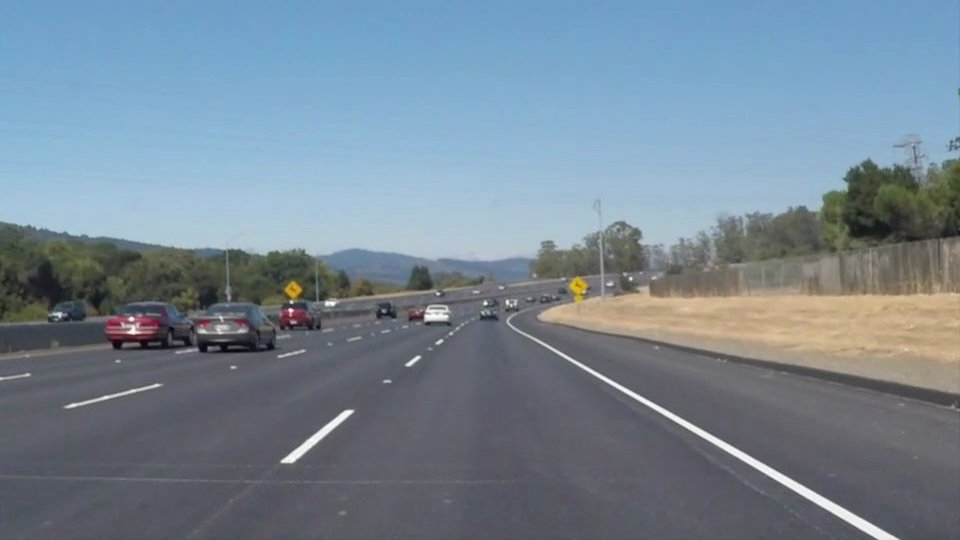
#> input picture line_follower_pkg/images/solidWhiteCurve.jpg, 960 x 540 px, given in place of the camera
$ python test1.py
#> lines starting #> are read from the running program, lines starting #| are printed output that depends on the picture; after the words box and inside, x2 and y2 are one past the last pixel; in counts of white or black regions, pixels touching at a corner belong together
#!/usr/bin/env python


import sys
import math
import cv2
import numpy as np

cap = cv2.VideoCapture(4)

while (True):
    ret, src = cap.read()
#> src is the input picture: shape (540, 960, 3); mean B, G, R 148.1, 134.5, 118.5
    height, width, channels = src.shape
#> height = 540; width = 960; channels = 3
    src = src[int(height/1.15) : height, 30 : width - 30]
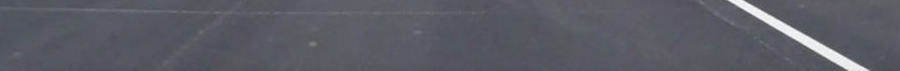
#> src: shape (71, 900, 3); mean B, G, R 101.4, 92.3, 91.6
    gray = cv2.cvtColor(src, cv2.COLOR_BGR2GRAY)
    gaussian = cv2.GaussianBlur(gray, (13, 13), 2)
    dst = cv2.Canny(gray, 50, 200, None, 3)
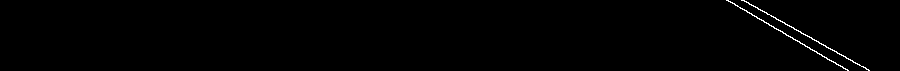
#> dst: shape (71, 900); 0.61% white in thin lines or dots, all inside (x1, y1, x2, y2) = (726, 0, 870, 71)


    cdst = cv2.cvtColor(dst, cv2.COLOR_GRAY2BGR)
    cdstP = np.copy(cdst)

    lines = cv2.HoughLines(dst, 1, np.pi / 180, 150, None, 0, 0)
#> lines = None

    if lines is not None:
        for i in range(0, len(lines)):
            rho = lines[i][0][0]
            theta = lines[i][0][1]
            a = math.cos(theta)
            b = math.sin(theta)
            x0 = a * rho
            y0 = b * rho
            pt1 = (int(x0 + 1000 * (-b)), int(y0 + 1000 * (a)))
            pt2 = (int(x0 - 1000 * (-b)), int(y0 - 1000 * (a)))
            cv2.line(cdst, pt1, pt2, (0, 0, 255), 3, cv2.LINE_AA)

    linesP = cv2.HoughLinesP(dst, 1, np.pi / 180, 50, None, 50, 10)
#> linesP = [[743, 0, 869, 70], [727, 0, 848, 70]]

    if linesP is not None:
        for i in range(0, len(linesP)):
            l = linesP[i][0]
            cv2.line(cdstP, (l[0], l[1]), (l[2], l[3]), (0, 0, 255), 3, cv2.LINE_AA)
#> this loop made 2 passes
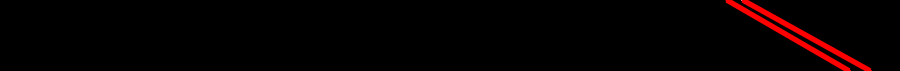
#> cdstP: shape (71, 900, 3); mean B, G, R 0, 0, 6

    cv2.imshow("Source", src)
    cv2.imshow("Detected Lines (in red) - Standard Hough Line Transform", cdst)
    cv2.imshow("Detected Lines (in red) - Probabilistic Line Transform", cdstP)
    if cv2.waitKey(1) & 0xFF == ord('q'):
#> (key q is pressed here)
        break

cap.release()
cv2.destroyAllWindows()

$ run again, on line_follower_pkg/images/solidWhiteRight.jpg
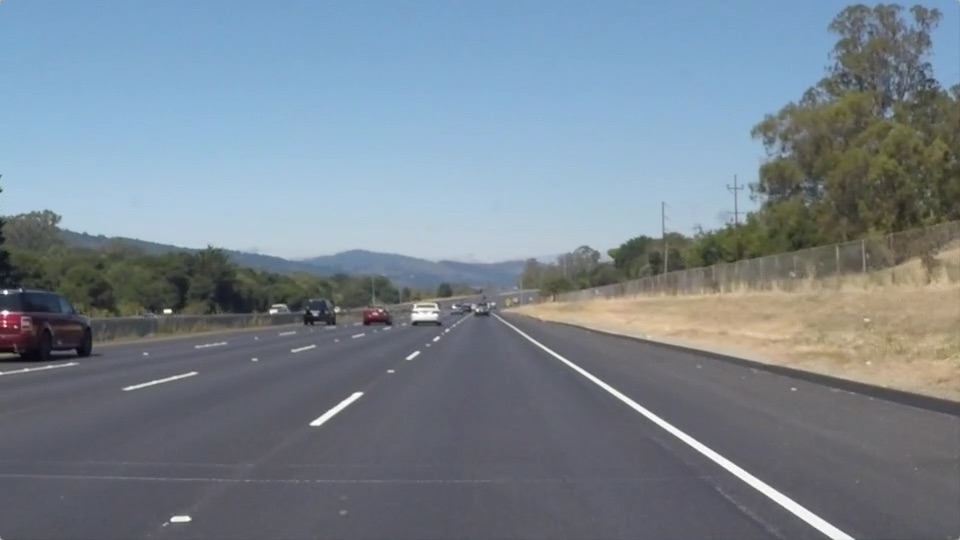
#> input picture line_follower_pkg/images/solidWhiteRight.jpg, 960 x 540 px, given in place of the camera
#> src is the input picture: shape (540, 960, 3); mean B, G, R 143.7, 132.6, 120.3
#> src: shape (71, 900, 3)
#> `dst = cv2.Canny(gray, 50, 200, None, 3)`:
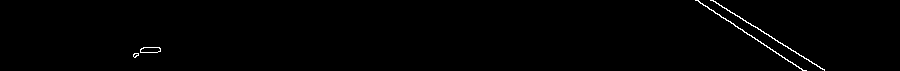
#> dst: shape (71, 900); 0.68% white in thin lines or dots, all inside (x1, y1, x2, y2) = (133, 0, 825, 71)
#> lines = None
#> linesP = [[696, 0, 804, 70], [710, 0, 822, 69], [713, 0, 824, 69]]
#> the loop `for i in range(0, len(linesP)):` made 3 passes
#> after the loop `for i in range(0, len(linesP)):`:
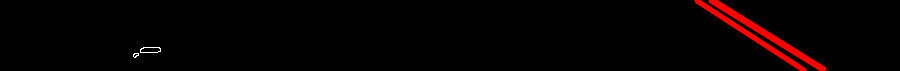
#> cdstP: shape (71, 900, 3); mean B, G, R 0.3, 0.3, 6.5

$ run again, on line_follower_pkg/images/solidYellowCurve2.jpg
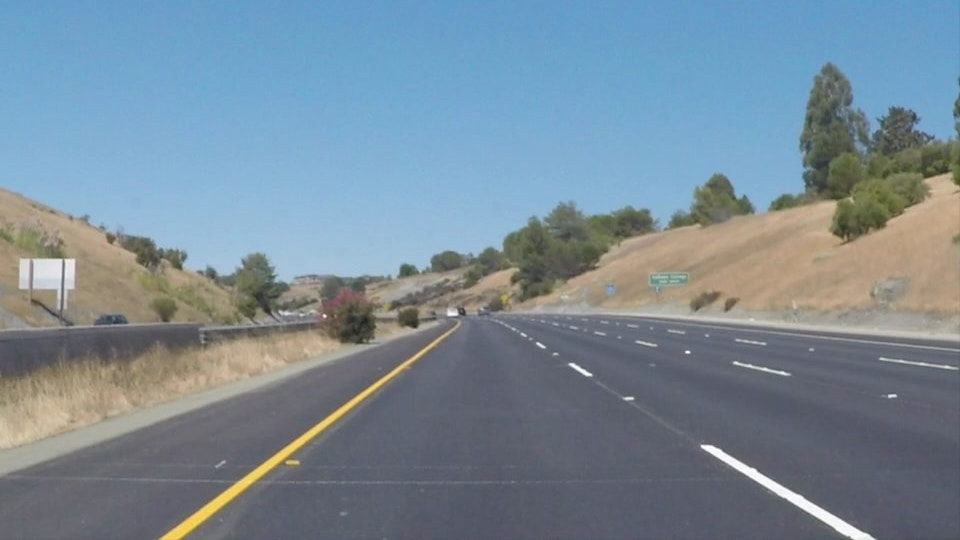
#> input picture line_follower_pkg/images/solidYellowCurve2.jpg, 960 x 540 px, given in place of the camera
#> src is the input picture: shape (540, 960, 3); mean B, G, R 151.5, 138.6, 120.7
#> src: shape (71, 900, 3)
#> `dst = cv2.Canny(gray, 50, 200, None, 3)`:
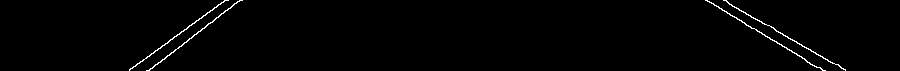
#> dst: shape (71, 900); 1.1% white in thin lines or dots, all inside (x1, y1, x2, y2) = (129, 0, 846, 71)
#> lines = None
#> linesP = [[129, 69, 225, 0], [706, 0, 823, 70], [724, 0, 845, 70], [148, 70, 237, 1], [723, 0, 832, 63]]
#> the loop `for i in range(0, len(linesP)):` made 5 passes
#> after the loop `for i in range(0, len(linesP)):`:
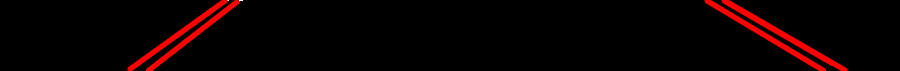
#> cdstP: shape (71, 900, 3); mean B, G, R 0, 0, 11.1
